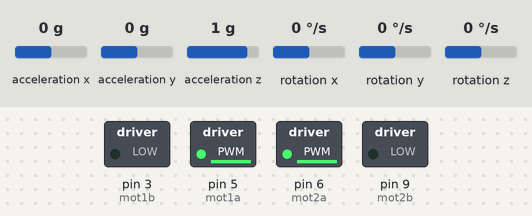
This sketch was run on a simulated Arduino Uno, built with avr-gcc and run on an emulated ATmega328P. Shown: switched loads named in the sketch (green lamp = pin HIGH). The inputs (shaded band) are chosen by the test bench; at power-on: acceleration x 0 g, acceleration y 0 g, acceleration z 1 g, rotation x 0 °/s, rotation y 0 °/s, rotation z 0 °/s. What the sketch prints to the serial monitor is not drawn.

Above: at 0.1 s.
Timing chart, 0 to 1.6 s (numbered marks = the images above):
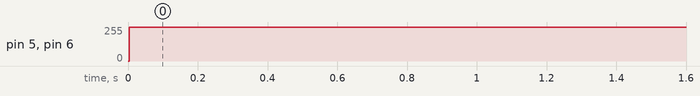

Measured:
- by itself, pin 5 (mot1a), pin 6 (mot2a): 0/255 → 254/255 at 0.00 s

The sketch:

eindopdracht.ino
```cpp
#include "accelerometer.h"
#include "mymotor.h"
#include "motpid.h"

void setup() {
  Serial.begin(9600);
  setupAcc();
  setupMotor();

  float gyro = getGyro();
  setupPid();
  setSpeed(255);
}
constexpr int minv = -200;
constexpr int maxv = 200;

void loop() {

  updateAccGyro();

  float gyro = getGyro() + getZero();

  double out = pidLoop(gyro);

  int mapped = map(out, minv, maxv, -254, 255);
  Serial.println(out);
//  int deadzone = 30;
//  if (mapped > 0) mapped += deadzone;
//  else if (mapped < 0) mapped -= deadzone;

  if (mapped > 255) mapped = 255;
  else if (mapped < -254) mapped = -254;
  //Serial.println(mapped);

  setSpeed(mapped);

  drive();
}
```

accelerometer.h
```cpp
#include <Wire.h>
#include <MPU6050.h>
#include <SimpleKalmanFilter.h>
MPU6050 mpu;
SimpleKalmanFilter zf(2, 2, 0.01);
int roll = 0;

inline int32_t getZero() {
	return 96;
}

inline void updateAccGyro() {
	// Read normalized values
	Vector normAccel = mpu.readNormalizeAccel();

	int pitch = -(atan2(normAccel.XAxis, sqrt(normAccel.YAxis*normAccel.YAxis + normAccel.ZAxis*normAccel.ZAxis))*180.0)/M_PI;
	roll = (atan2(normAccel.YAxis, normAccel.ZAxis)*180.0)/M_PI;

}
void setupAcc() {
	while(!mpu.begin(MPU6050_SCALE_2000DPS, MPU6050_RANGE_2G))
	{
		Serial.println("Could not find a valid MPU6050 sensor, check wiring!");
		delay(500);
  	}                      //end the transmission
}
inline float getGyro() {
	return roll;
}
```

motpid.h
```cpp
constexpr double multi = 6;

constexpr double kp = 1 * multi ;
constexpr double ki = 0 * multi;
constexpr double kd = 1 * multi;

unsigned long currentTime, previousTime;
double elapsedTime;
double error;
double lastError;
double setPoint;
double cumError, rateError;

void setupPid() {
	setPoint = 0;
}
/*
half werkend!!!!
1
1


*/

double pidLoop(double inp) {
	currentTime = millis();                //get current time
    elapsedTime = (double)(currentTime - previousTime);        //compute time elapsed from previous computation

    error = setPoint - inp;                                // determine error
    cumError += error * elapsedTime;                // compute integral
    rateError = (error - lastError)/elapsedTime;   // compute derivative

    double out = kp*error + ki*cumError + kd*rateError;                //PID output

    lastError = error;                                //remember current error
    previousTime = currentTime;                        //remember current time

    return out;
}
```

mymotor.h
```cpp
constexpr int mot1a = 5;
constexpr int mot1b = 3;
constexpr int mot2a = 6;
constexpr int mot2b = 9;

int speed = 0;

void setupMotor() {
	pinMode(mot1a, OUTPUT);
	pinMode(mot1b, OUTPUT);
	pinMode(mot2a, OUTPUT);
	pinMode(mot2b, OUTPUT);
}

void setSpeed(int s) {
	speed = s;
}

void drive() {

	int m1as = 0, m1bs = 0, m2as = 0, m2bs = 0;

	if (speed < 0) {
		m1as = abs(speed);
		m2as = abs(speed);
	}
	else {
		m1bs = abs(speed);
		m2bs = abs(speed);
	}

	analogWrite(mot1a, m1as);
	analogWrite(mot1b, m1bs);
	analogWrite(mot2a, m2as);
	analogWrite(mot2b, m2bs);
}
```
